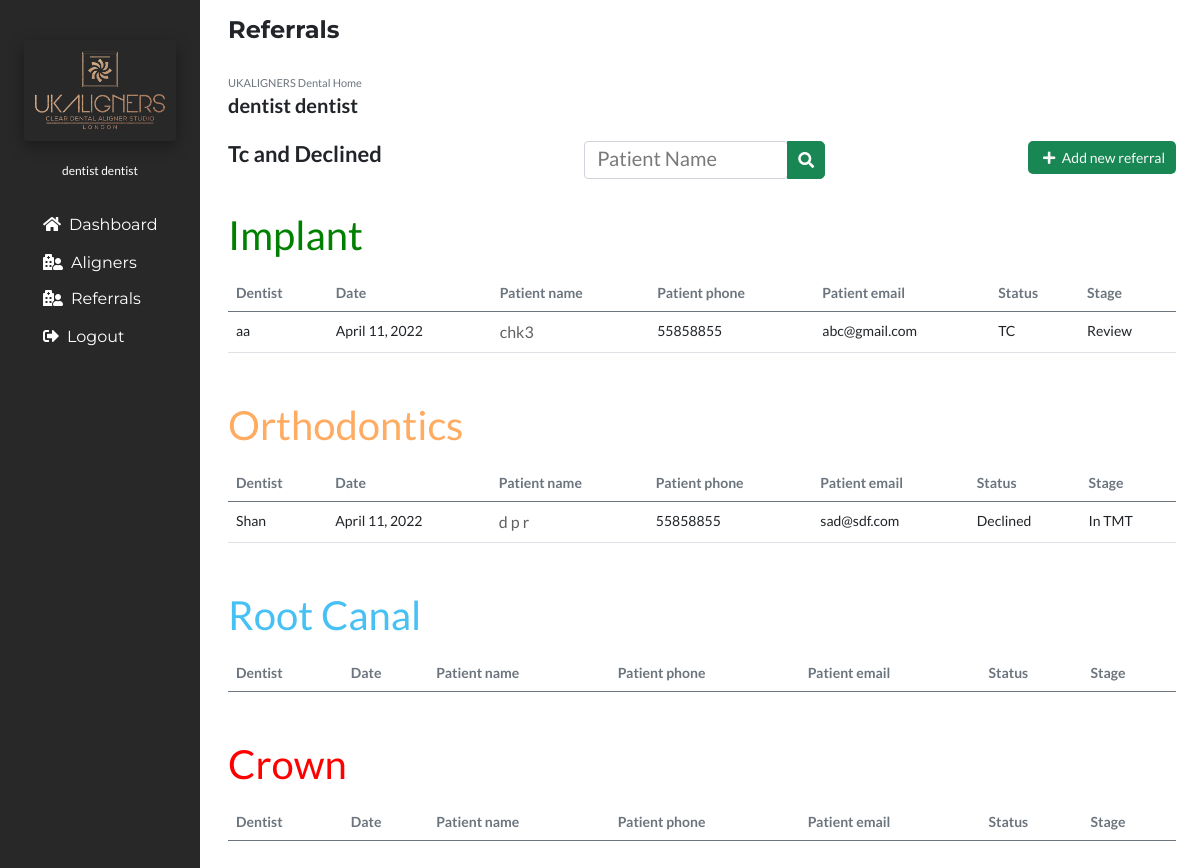
/reftc (signed in), run on an earlier commit of the app's database.
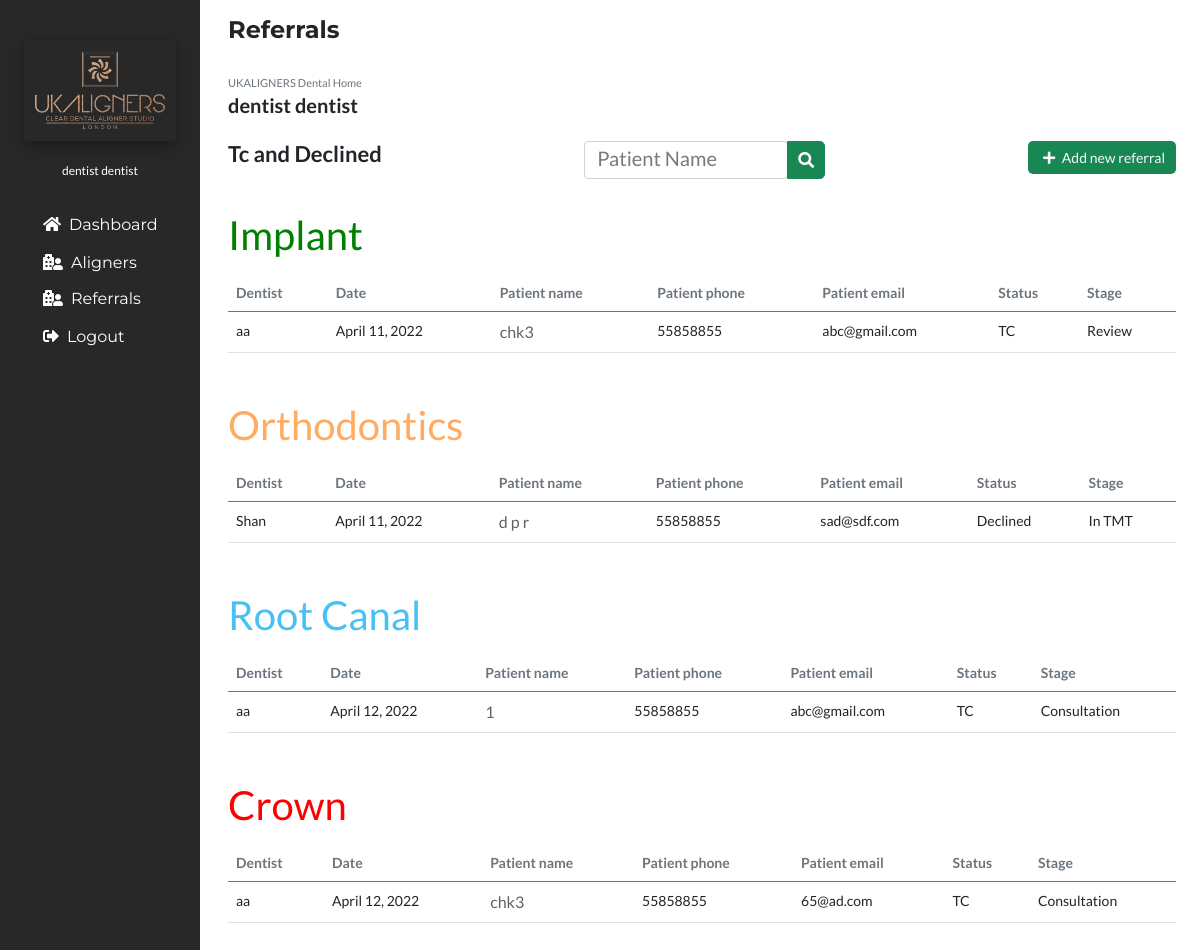
And on a later commit of the database.
### portfolioApp/models.py (models this page shows, shortened)
class Referral(models.Model):
    Dentist=models.ForeignKey(User,on_delete=models.CASCADE, null=True)
    DentistName=models.CharField(max_length=50,null=True)
    PatientName=models.CharField(max_length=50)
    PatientPhone=models.CharField(max_length=20)
    PatientEmail=models.CharField(max_length=40)
    ReferralReason=models.CharField(max_length=60,default="Consultation",null=True,choices=(("Consultation","Consultation"),("Implant","Implant"),("Orthodontics","Orthodontics"),("Root Canal","Root Canal"),("Crown","Crown")
    ))
    Status=models.CharField(max_length=40,default="New",null=True,choices=(("New","New"),("Booked","Booked"),("Declined","Declined"),("TC","TC")
    ))
    BookedOn=models.CharField(max_length=40,null=True)
    TreatmentPlan=models.CharField(max_length=80,null=True)
    Note=models.CharField(max_length=150,null=True)
    Stage=models.CharField(max_length=150,null=True)
    Date=models.DateField(auto_now_add=True)

### portfolioApp/views.py (the view)
# urls.py: path('reftc', views.reftc, name='reftc'),
@login_required(login_url='login')
def reftc(request):
    if request.user.is_superuser or request.user.is_staff:
        implant_referral = Referral.objects.distinct().filter(
                Q(ReferralReason="Implant") &
                ~Q(Status="In progress") &
                ~Q(Status="New")&
                ~Q(Status="Booked")
            ).order_by("PatientName")
        orthodontics_referral = Referral.objects.distinct().filter(
                Q(ReferralReason="Orthodontics") &
                ~Q(Status="In progress")&
                ~Q(Status="New")&
                ~Q(Status="Booked")
            ).order_by("PatientName")
        root_canal_referral = Referral.objects.distinct().filter(
                Q(ReferralReason="Root Canal") &
                ~Q(Status="In progress")&
                ~Q(Status="New")&
                ~Q(Status="Booked")
            ).order_by("PatientName")
        crown_referral = Referral.objects.distinct().filter(
                Q(ReferralReason="Crown") &
                ~Q(Status="In progress")&
                ~Q(Status="New")&
                ~Q(Status="Booked")
            ).order_by("PatientName")
    else:
        implant_referral = Referral.objects.distinct().filter(
                Q(Dentist=request.user) &
                Q(ReferralReason="Implant") &
                ~Q(Status="In progress")&
                ~Q(Status="New")&
                ~Q(Status="Booked")
            ).order_by("PatientName")
        orthodontics_referral = Referral.objects.distinct().filter(
                Q(Dentist=request.user) &
                Q(ReferralReason="Orthodontics") &
                ~Q(Status="In progress")&
                ~Q(Status="New")&
                ~Q(Status="Booked")
            ).order_by("PatientName")
        root_canal_referral = Referral.objects.distinct().filter(
                Q(Dentist=request.user) &
                Q(ReferralReason="Root Canal") &
                ~Q(Status="In progress")&
                ~Q(Status="New")&
                ~Q(Status="Booked")
            ).order_by("PatientName")
        crown_referral = Referral.objects.distinct().filter(
                Q(Dentist=request.user) &
                Q(ReferralReason="Crown") &
                ~Q(Status="In progress")&
                ~Q(Status="New")&
                ~Q(Status="Booked")
            ).order_by("PatientName")
    context={
        'referrals':'active',
        'implant_referral':implant_referral,
        'orthodontics_referral':orthodontics_referral,
        'root_canal_referral': root_canal_referral,
        'crown_referral': crown_referral
    }
    return render(request,'reftc.html',context)

### portfolioApp/templates/reftc.html (shortened to what the changed rows need)
{% extends 'base.html' %}
{% load static %}
{% block body %}
<section class="px-4">
<div class="">
<div class="col-sm-12 px-0 pb-3 my-3 table-responsive"style="font-size:14px;">
<table class="table ">
  <h1 style="font-size: 40px; color: green; margin-bottom: 15px;">Implant</h1>
<thead class="text-secondary">
<tr>
  <th scope="col">Dentist</th>
  <th scope="col">Date</th>
  <th scope="col">Patient name</th>
  <th scope="col">Patient phone</th>
  <th scope="col">Patient email</th>
  <th scope="col">Status</th>
  <th scope="col">Stage</th>
</tr>
</thead>
<tbody>
{% for referrals in implant_referral %}
<tr>
  <td>{{referrals.DentistName}}</td>
  <td>{{referrals.Date}}</td>
  {% if not user.is_staff or user.is_superuser%}
  <td><a href="/referraldetail/{{referrals.id}}/">{{referrals.PatientName}}</a></td>
  {% else %}
  <td class="text-secondary">{{referrals.PatientName}}</td>
  {% endif %}
  <td>{{referrals.PatientPhone}}</td>
  <td>{{referrals.PatientEmail}}</td>
  <td>{{referrals.Status}}</td>
  <td>{{referrals.Stage}}</td>
</tr>
{% endfor %}
</tbody>
</table>
</div>
<div class="col-sm-12 px-0 pb-3 my-3 table-responsive"style="font-size:14px;">
  <table class="table ">
    <h1 style="font-size: 40px; color: #ffac62; margin-bottom: 15px;">Orthodontics</h1>
  <thead class="text-secondary">
  <tr>
    <th scope="col">Dentist</th>
    <th scope="col">Date</th>
    <th scope="col">Patient name</th>
    <th scope="col">Patient phone</th>
    <th scope="col">Patient email</th>
    <th scope="col">Status</th>
    <th scope="col">Stage</th>
  </tr>
  </thead>
  <tbody>
  {% for referrals in orthodontics_referral %}
  <tr>
    <td>{{referrals.DentistName}}</td>
    <td>{{referrals.Date}}</td>
    {% if not user.is_staff or user.is_superuser%}
    <td><a href="/referraldetail/{{referrals.id}}/">{{referrals.PatientName}}</a></td>
    {% else %}
    <td class="text-secondary">{{referrals.PatientName}}</td>
    {% endif %}
    <td>{{referrals.PatientPhone}}</td>
    <td>{{referrals.PatientEmail}}</td>
    <td>{{referrals.Status}}</td>
    <td>{{referrals.Stage}}</td>
  </tr>
  {% endfor %}
  </tbody>
  </table>
</div>
<div class="col-sm-12 px-0 pb-3 my-3 table-responsive"style="font-size:14px;">
  <table class="table ">
    <h1 style="font-size: 40px; color: #47c1f4; margin-bottom: 15px;">Root Canal</h1>
  <thead class="text-secondary">
  <tr>
    <th scope="col">Dentist</th>
    <th scope="col">Date</th>
    <th scope="col">Patient name</th>
    <th scope="col">Patient phone</th>
    <th scope="col">Patient email</th>
    <th scope="col">Status</th>
    <th scope="col">Stage</th>
  </tr>
  </thead>
  <tbody>
  {% for referrals in root_canal_referral %}
  <tr>
    <td>{{referrals.DentistName}}</td>
    <td>{{referrals.Date}}</td>
    {% if not user.is_staff or user.is_superuser%}
    <td><a href="/referraldetail/{{referrals.id}}/">{{referrals.PatientName}}</a></td>
    {% else %}
    <td class="text-secondary">{{referrals.PatientName}}</td>
    {% endif %}
    <td>{{referrals.PatientPhone}}</td>
    <td>{{referrals.PatientEmail}}</td>
    <td>{{referrals.Status}}</td>
    <td>{{referrals.Stage}}</td>
  </tr>
  {% endfor %}
  </tbody>
  </table>
</div>
<div class="col-sm-12 px-0 pb-3 my-3 table-responsive"style="font-size:14px;">
  <table class="table ">
    <h1 style="font-size: 40px; color: red; margin-bottom: 15px;">Crown</h1>
  <thead class="text-secondary">
  <tr>
    <th scope="col">Dentist</th>
    <th scope="col">Date</th>
    <th scope="col">Patient name</th>
    <th scope="col">Patient phone</th>
    <th scope="col">Patient email</th>
    <th scope="col">Status</th>
    <th scope="col">Stage</th>
  </tr>
  </thead>
  <tbody>
  {% for referrals in crown_referral %}
  <tr>
    <td>{{referrals.DentistName}}</td>
    <td>{{referrals.Date}}</td>
    {% if not user.is_staff or user.is_superuser%}
    <td><a href="/referraldetail/{{referrals.id}}/">{{referrals.PatientName}}</a></td>
    {% else %}
    <td class="text-secondary">{{referrals.PatientName}}</td>
    {% endif %}
    <td>{{referrals.PatientPhone}}</td>
    <td>{{referrals.PatientEmail}}</td>
    <td>{{referrals.Status}}</td>
    <td>{{referrals.Stage}}</td>
  </tr>
  {% endfor %}
  </tbody>
  </table>
</div>
</div>
</section>
{% endblock body %}

What changed in the data, as far as the page shows it:
now on this page (row edited): Referral: DentistName "aa", Date "April 12, 2022", PatientName "1", PatientPhone "55858855", PatientEmail "abc@gmail.com", Status "TC", Stage "Consultation", shown under "Root Canal"
now on this page (row edited): Referral: DentistName "aa", Date "April 12, 2022", PatientName "chk3", PatientPhone "55858855", PatientEmail "65@ad.com", Status "TC", Stage "Consultation", shown under "Crown"
